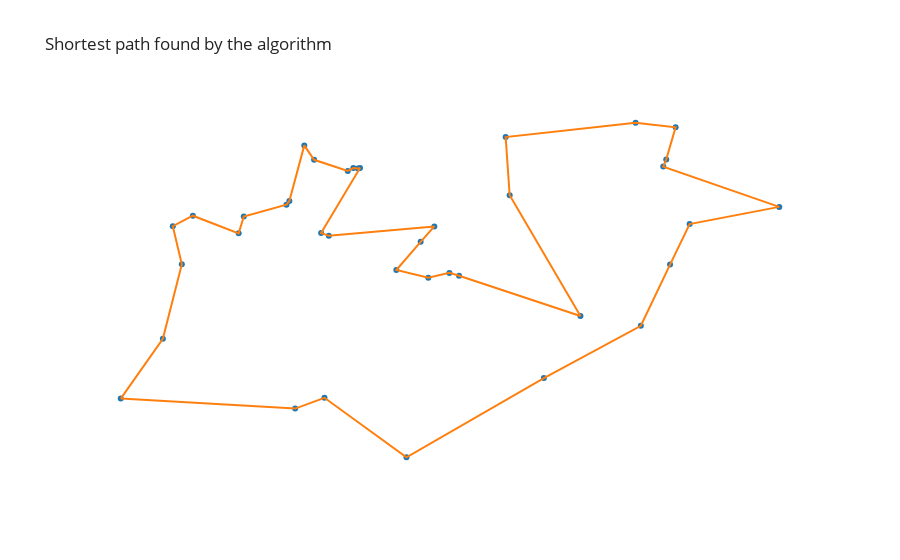

This figure's notebook cell:
### Markdown cell above
### Lancement du test unitaire afin d'observer le chemin final trouvé

### Code cell
# Chargement des données étudiées
data = data_TSPLIB(f'data/{ENSEMBLE_TEST[choix_data_test]}.tsp')

# Résolution du TSP
df, _ = test_unitaire(choix_data_test, ENSEMBLE_ALGOS[choix_algo_test])

# Affichage du chemin final
fig_chemin_final = affichage(df, data)
fig_chemin_final.show()
print(
    f"La figure est accessible ici : '/resultats/figures/{ENSEMBLE_ALGOS[choix_algo_test]}/chemin_{ENSEMBLE_TEST[choix_data_test]}.png'")

### Figure 1 — Plotly figure (JSON) as saved in the notebook; plotly's stock layout.template omitted (floating-point values rounded to 4 significant figures)
{"data": [{"hovertemplate": "x=%{x}<br>y=%{y}<extra></extra>", "legendgroup": "", "marker": {"color": "#1F77B4", "symbol": "circle"}, "mode": "markers", "name": "", "orientation": "v", "showlegend": false, "type": "scatter", "x": [11000.0, 11110.0, 11130.0, 11160.0, 11180.0, 11300.0, 11310.0, 11420.0, 11420.0, 11440.0, 11460.0, 11490.0, 11500.0, 11510.0, 11520.0, 11570.0, 11580.0, 11595, 11600, 11690.0, 11720.0, 11750.0, 11770.0, 11790.0, 11820.0, 11850.0, 11960.0, 11970.0, 12060.0, 12150.0, 12290.0, 12300, 12360.0, 12360.0, 12370.0, 12390.0, 12420.0, 12645], "xaxis": "x", "y": [42100.0, 42370.0, 42890.0, 42710.0, 42930.0, 42850.0, 42930.0, 42980.0, 43000.0, 42060.0, 43250.0, 43190.0, 42860.0, 42110.0, 42840.0, 43140.0, 43150, 43150.0, 43150, 42690.0, 41840.0, 42810.0, 42650.0, 42880.0, 42670.0, 42660.0, 43290.0, 43030.0, 42200.0, 42480.0, 43360.0, 42430.0, 43160.0, 43190.0, 42710.0, 43330.0, 42900.0, 42970.0], "yaxis": "y"}, {"mode": "lines", "showlegend": false, "type": "scatter", "x": [11000.0, 11440.0, 11510.0, 11720.0, 12060.0, 12300, 12370.0, 12420.0, 12645, 12360.0, 12360.0, 12390.0, 12290.0, 11960.0, 11970.0, 12150.0, 11850.0, 11820.0, 11770.0, 11690.0, 11750.0, 11790.0, 11520.0, 11500.0, 11600, 11595, 11580.0, 11570.0, 11490.0, 11460.0, 11420.0, 11420.0, 11310.0, 11300.0, 11180.0, 11130.0, 11160.0, 11110.0, 11000.0], "y": [42100.0, 42060.0, 42110.0, 41840.0, 42200.0, 42430.0, 42710.0, 42900.0, 42970.0, 43160.0, 43190.0, 43330.0, 43360.0, 43290.0, 43030.0, 42480.0, 42660.0, 42670.0, 42650.0, 42690.0, 42810.0, 42880.0, 42840.0, 42860.0, 43150, 43150.0, 43150, 43140.0, 43190.0, 43250.0, 43000.0, 42980.0, 42930.0, 42850.0, 42930.0, 42890.0, 42710.0, 42370.0, 42100.0]}], "layout": {"legend": {"tracegroupgap": 0}, "title": {"text": "Shortest path found by the algorithm"}, "xaxis": {"anchor": "y", "domain": [0, 1], "title": {"text": "x"}, "visible": false, "zeroline": false}, "yaxis": {"anchor": "x", "domain": [0, 1], "title": {"text": "y"}, "visible": false, "zeroline": false}}}
